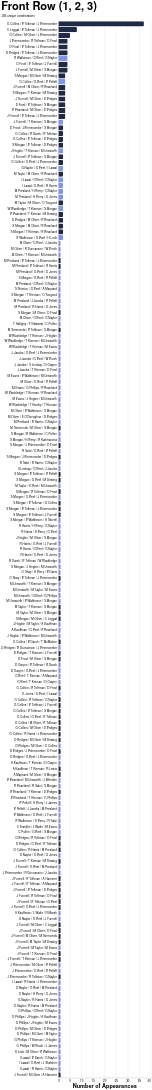

Source (Vega-Lite JSON):
### Vega-Lite specification from a JSON file in a GitHub repository (floating-point values rounded to 4 significant figures; data arrays with more than 128 entries replaced by an {"elided": "..."} marker saying what was removed)
{"config": {"axis": {"labelFont": "PT Sans Narrow, Helvetica Neue, Helvetica, Arial, sans-serif", "titleFont": "PT Sans Narrow, Helvetica Neue, Helvetica, Arial, sans-serif", "labelFontSize": 13, "titleFontSize": 24, "gridColor": "#202947", "gridOpacity": 0.2, "zindex": 1}, "text": {"font": "Lato, sans-serif"}, "bar": {"cornerRadiusEnd": 5}, "header": {"labelFont": "PT Sans Narrow, Helvetica Neue, Helvetica, Arial, sans-serif", "titleFont": "PT Sans Narrow, Helvetica Neue, Helvetica, Arial, sans-serif", "labelFontSize": 24, "titleFontSize": 28, "labelFontWeight": "bold", "orient": "left"}, "legend": {"labelFont": "PT Sans Narrow, Helvetica Neue, Helvetica, Arial, sans-serif", "titleFont": "PT Sans Narrow, Helvetica Neue, Helvetica, Arial, sans-serif", "labelFontSize": 14, "titleFontSize": 16, "titlePadding": 5, "fillColor": "white", "strokeColor": "black", "padding": 10, "titleFontWeight": "lighter", "titleFontStyle": "italic", "titleColor": "gray", "offset": 10}, "title": {"font": "PT Sans Narrow, Helvetica Neue, Helvetica, Arial, sans-serif", "fontSize": 48, "fontWeight": "bold", "anchor": "start", "align": "center", "titlePadding": 20, "subtitlePadding": 10, "subtitleFontSize": 13, "subtitleColor": "", "subtitleFontStyle": "italic", "offset": 15, "color": "black"}, "axisX": {"labelAngle": 0}, "facet": {"title": null, "header": null, "align": {"row": "each", "column": "each"}}, "resolve": {"scale": {"y": "independent", "facet": "independent"}}, "background": "transparent", "scale": {"offsetBandPaddingOuter": 0.2, "offsetBandPaddingInner": 0.1}, "view": {"stroke": null, "background": "transparent"}}, "data": {"name": "data-99d017e7d88ee59384bde9ff29121576"}, "mark": {"type": "bar"}, "encoding": {"color": {"field": "squad", "legend": null, "scale": {"domain": ["1st", "2nd"], "range": ["#202946", "#7d96e8"]}, "type": "nominal"}, "tooltip": [{"field": "combination", "title": "Players", "type": "nominal"}, {"field": "frequency", "title": "Appearances", "type": "quantitative"}, {"field": "squad", "title": "Squad", "type": "nominal"}], "x": {"field": "frequency", "title": "Number of Appearances", "type": "quantitative"}, "y": {"axis": {"labelLimit": 300}, "field": "combination", "sort": "-x", "title": null, "type": "nominal"}}, "height": {"step": 25}, "title": {"text": "Front Row (1, 2, 3)", "subtitle": "183 unique combinations"}, "width": 400, "$schema": "https://vega.github.io/schema/vega-lite/v5.20.1.json", "datasets": {"data-99d017e7d88ee59384bde9ff29121576": {"elided": "183 records"}}}
